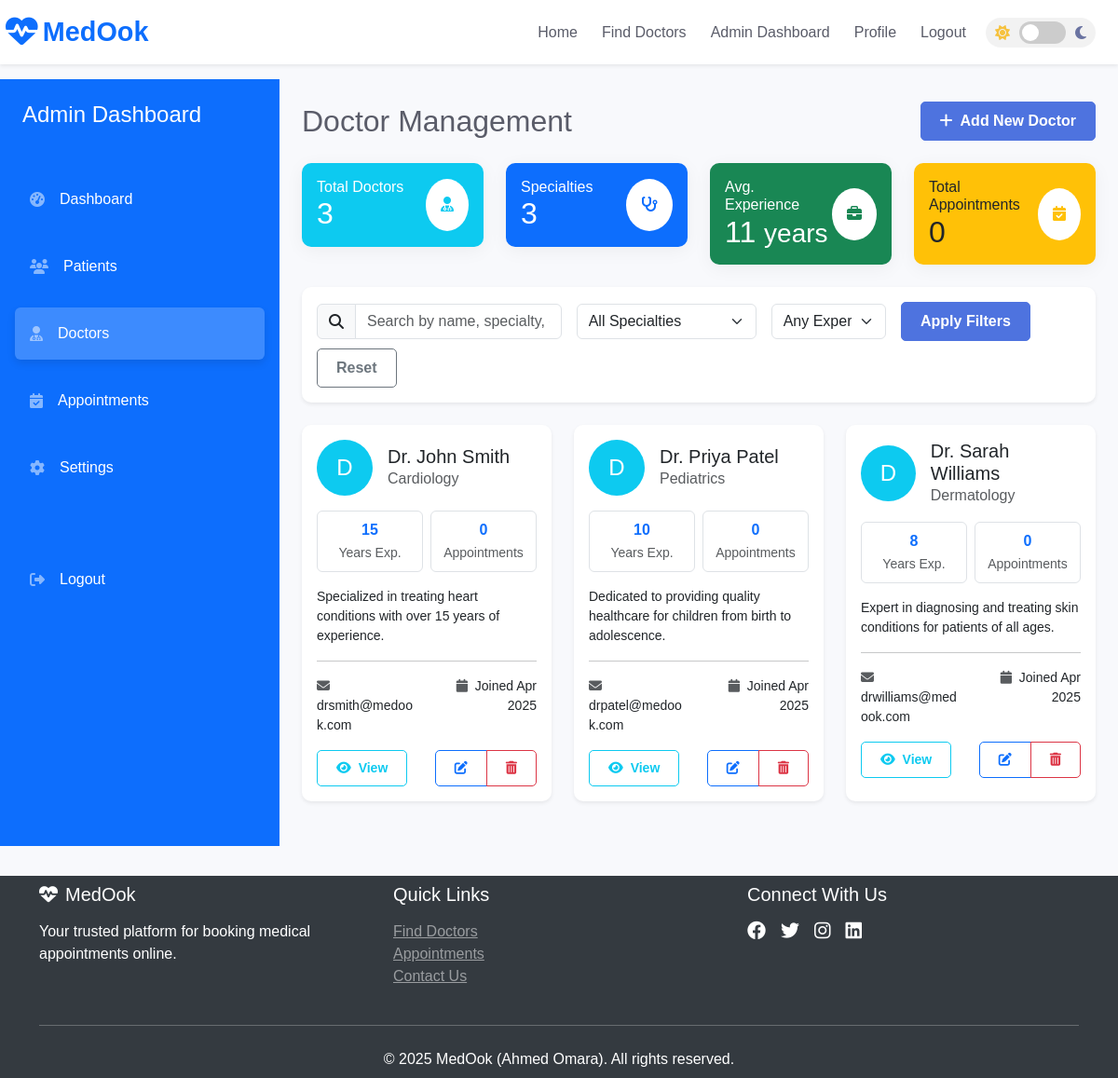
Page /pages/admin/doctors.php (signed in) on the committed database.
### tables this page shows
CREATE TABLE IF NOT EXISTS doctors (
    id INT AUTO_INCREMENT PRIMARY KEY,
    user_id INT NOT NULL,
    specialty VARCHAR(100) NOT NULL,
    bio TEXT,
    experience INT,
    profile_image VARCHAR(255),
    FOREIGN KEY (user_id) REFERENCES users(id) ON DELETE CASCADE
);

CREATE TABLE IF NOT EXISTS users (
    id INT AUTO_INCREMENT PRIMARY KEY,
    username VARCHAR(50) NOT NULL UNIQUE,
    password VARCHAR(255) NOT NULL,
    email VARCHAR(100) NOT NULL UNIQUE,
    full_name VARCHAR(100) NOT NULL,
    role ENUM('patient', 'doctor', 'admin') NOT NULL DEFAULT 'patient',
    created_at TIMESTAMP DEFAULT CURRENT_TIMESTAMP
);

### pages/admin/doctors.php (the view, shortened to what this page needs)
<?php
require_once __DIR__ . '/../../includes/header.php';
require_once __DIR__ . '/../../config/db_config.php';
$search_term = isset($_GET['search']) ? $_GET['search'] : '';
$sql = "SELECT d.*, u.full_name, u.email, u.username, u.created_at
        FROM doctors d
        JOIN users u ON d.user_id = u.id
        WHERE 1=1";
$sql .= " ORDER BY u.full_name ASC";
$stmt = $conn->prepare($sql);
$stmt->execute();
$result = $stmt->get_result();
$doctors = $result->fetch_all(MYSQLI_ASSOC);
$specialtySql = "SELECT DISTINCT specialty FROM doctors ORDER BY specialty";
$specialtyResult = $conn->query($specialtySql);
$specialties = [];
while ($row = $specialtyResult->fetch_assoc()) {
    $specialties[] = $row['specialty'];
}
$countSql = "SELECT COUNT(*) as total FROM doctors";
$countResult = $conn->query($countSql);
$doctorCount = $countResult->fetch_assoc()['total'];
$appointmentStats = [];
$statsSql = "SELECT
              d.id as doctor_id,
              COUNT(a.id) as total_appointments,
              SUM(CASE WHEN a.status = 'pending' THEN 1 ELSE 0 END) as pending,
              SUM(CASE WHEN a.status = 'confirmed' THEN 1 ELSE 0 END) as confirmed,
              SUM(CASE WHEN a.status = 'completed' THEN 1 ELSE 0 END) as completed,
              SUM(CASE WHEN a.status = 'cancelled' THEN 1 ELSE 0 END) as cancelled
            FROM doctors d
            LEFT JOIN appointments a ON d.id = a.doctor_id
            GROUP BY d.id";
$statsResult = $conn->query($statsSql);
while ($row = $statsResult->fetch_assoc()) {
    $appointmentStats[$row['doctor_id']] = $row;
}
?>
<div class="container-fluid">
    <div class="row">
        <div class="col-md-3 col-lg-3 bg-primary text-white p-0 min-vh-100">
            <div class="p-4">
                <h4 class="mb-4">Admin Dashboard</h4>
            </div>
            <div class="px-3">
                <a href="dashboard.php" class="text-decoration-none menu-link">
                    <div class="bg-primary-light p-3 rounded mb-3 d-flex align-items-center sidebar-item">
                        <i class="fas fa-tachometer-alt me-3 text-white-50"></i>
                        <span class="text-white">Dashboard</span>
                    </div>
                </a>
                <a href="users.php" class="text-decoration-none menu-link">
                    <div class="bg-primary-light p-3 rounded mb-3 d-flex align-items-center sidebar-item">
                        <i class="fas fa-users me-3 text-white-50"></i>
                        <span class="text-white">Patients</span>
                    </div>
                </a>
                <a href="doctors.php" class="text-decoration-none menu-link">
                    <div class="bg-primary-light p-3 rounded mb-3 active d-flex align-items-center sidebar-item" style="background-color: rgba(255,255,255,0.2);">
                        <i class="fas fa-user-md me-3 text-white-50"></i>
                        <span class="text-white">Doctors</span>
                    </div>
                </a>
                <a href="appointments.php" class="text-decoration-none menu-link">
                    <div class="bg-primary-light p-3 rounded mb-3 d-flex align-items-center sidebar-item">
                        <i class="fas fa-calendar-check me-3 text-white-50"></i>
                        <span class="text-white">Appointments</span>
                    </div>
                </a>
                <a href="settings.php" class="text-decoration-none menu-link">
                    <div class="bg-primary-light p-3 rounded mb-3 d-flex align-items-center sidebar-item">
                        <i class="fas fa-cog me-3 text-white-50"></i>
                        <span class="text-white">Settings</span>
                    </div>
                </a>
                <a href="../logout.php" class="text-decoration-none mt-5 d-inline-block menu-link">
                    <div class="bg-primary-light p-3 rounded mb-3 d-flex align-items-center sidebar-item sidebar-item-logout">
                        <i class="fas fa-sign-out-alt me-3 text-white-50"></i>
                        <span class="text-white">Logout</span>
                    </div>
                </a>
            </div>
        </div>
        <div class="col-md-9 col-lg-9 p-4">
            <div class="d-flex justify-content-between align-items-center mb-4">
                <h2 class="mb-0">Doctor Management</h2>
                <a href="add_user.php?role=doctor" class="btn btn-primary">
                    <i class="fas fa-plus me-2"></i>Add New Doctor
                </a>
            </div>
            <div class="row mb-4">
                <div class="col-md-3">
                    <div class="card bg-info text-white">
                        <div class="card-body py-3">
                            <div class="d-flex justify-content-between align-items-center">
                                <div>
                                    <h6 class="mb-0">Total Doctors</h6>
                                    <h2 class="mb-0"><?php echo $doctorCount; ?></h2>
                                </div>
                                <div class="rounded-circle bg-white p-3">
                                    <i class="fas fa-user-md text-info"></i>
                                </div>
                            </div>
                        </div>
                    </div>
                </div>
                <div class="col-md-3">
                    <div class="card bg-primary text-white">
                        <div class="card-body py-3">
                            <div class="d-flex justify-content-between align-items-center">
                                <div>
                                    <h6 class="mb-0">Specialties</h6>
                                    <h2 class="mb-0"><?php echo count($specialties); ?></h2>
                                </div>
                                <div class="rounded-circle bg-white p-3">
                                    <i class="fas fa-stethoscope text-primary"></i>
                                </div>
                            </div>
                        </div>
                    </div>
                </div>
                <div class="col-md-3">
                    <div class="card bg-success text-white">
                        <div class="card-body py-3">
                            <div class="d-flex justify-content-between align-items-center">
                                <div>
                                    <h6 class="mb-0">Avg. Experience</h6>
                                    <?php
                                    $totalExperience = 0;
                                    foreach ($doctors as $doctor) {
                                        $totalExperience += $doctor['experience'];
                                    }
                                    $avgExperience = $doctorCount > 0 ? round($totalExperience / $doctorCount, 1) : 0;
                                    ?>
                                    <h2 class="mb-0"><?php echo $avgExperience; ?> <small>years</small></h2>
                                </div>
                                <div class="rounded-circle bg-white p-3">
                                    <i class="fas fa-briefcase text-success"></i>
                                </div>
                            </div>
                        </div>
                    </div>
                </div>
                <div class="col-md-3">
                    <div class="card bg-warning text-dark">
                        <div class="card-body py-3">
                            <div class="d-flex justify-content-between align-items-center">
                                <div>
                                    <h6 class="mb-0">Total Appointments</h6>
                                    <?php
                                    $totalAppointments = 0;
                                    foreach ($appointmentStats as $stat) {
                                        $totalAppointments += $stat['total_appointments'];
                                    }
                                    ?>
                                    <h2 class="mb-0"><?php echo $totalAppointments; ?></h2>
                                </div>
                                <div class="rounded-circle bg-white p-3">
                                    <i class="fas fa-calendar-check text-warning"></i>
                                </div>
                            </div>
                        </div>
                    </div>
                </div>
            </div>
            <div class="card mb-4 shadow-sm">
                <div class="card-body">
                    <form action="" method="get" class="row gx-3 gy-2 align-items-center">
                        <div class="col-md-4">
                            <div class="input-group">
                                <span class="input-group-text"><i class="fas fa-search"></i></span>
                                <input type="text" class="form-control" id="search" name="search" placeholder="Search by name, specialty, email" value="<?php echo htmlspecialchars($search_term); ?>">
                            </div>
                        </div>
                        <div class="col-md-3">
                            <select class="form-select" id="specialty" name="specialty">
                                <option value="">All Specialties</option>
                            </select>
                        </div>
                        <div class="col-md-2">
                            <select class="form-select" id="experience" name="experience">
                                <option value="0">Any Experience</option>
                            </select>
                        </div>
                        <div class="col-auto">
                            <button type="submit" class="btn btn-primary">Apply Filters</button>
                        </div>
                        <div class="col-auto">
                            <a href="doctors.php" class="btn btn-outline-secondary">Reset</a>
                        </div>
                    </form>
                </div>
            </div>
            <div class="row">
                <?php if (count($doctors) > 0): ?>
                    <?php foreach ($doctors as $doctor): ?>
                        <div class="col-lg-4 col-md-6 mb-4">
                            <div class="card shadow-sm h-100">
                                <div class="card-body">
                                    <div class="d-flex align-items-center mb-3">
                                        <div class="rounded-circle bg-info text-white d-flex align-items-center justify-content-center me-3" style="width: 60px; height: 60px; font-size: 1.5rem;">
                                            <?php echo strtoupper(substr($doctor['full_name'], 0, 1)); ?>
                                        </div>
                                        <div>
                                            <h5 class="card-title mb-0"><?php echo htmlspecialchars($doctor['full_name']); ?></h5>
                                            <p class="text-muted mb-0"><?php echo htmlspecialchars($doctor['specialty']); ?></p>
                                        </div>
                                    </div>
                                    <div class="mb-3">
                                        <div class="row g-2 mb-2">
                                            <div class="col-6">
                                                <div class="border rounded p-2 text-center">
                                                    <div class="text-primary fw-bold"><?php echo $doctor['experience']; ?></div>
                                                    <small class="text-muted">Years Exp.</small>
                                                </div>
                                            </div>
                                            <div class="col-6">
                                                <div class="border rounded p-2 text-center">
                                                    <div class="text-primary fw-bold">
                                                        <?php echo isset($appointmentStats[$doctor['id']]) ? $appointmentStats[$doctor['id']]['total_appointments'] : 0; ?>
                                                    </div>
                                                    <small class="text-muted">Appointments</small>
                                                </div>
                                            </div>
                                        </div>
                                    </div>
                                    <div class="mb-3">
                                        <p class="small text-truncate-3" style="max-height: 4.5em; overflow: hidden;">
                                            <?php echo !empty($doctor['bio']) ? htmlspecialchars($doctor['bio']) : 'No biography provided.'; ?>
                                        </p>
                                    </div>
                                    <hr>
                                    <div class="row mb-2">
                                        <div class="col-6 small">
                                            <i class="fas fa-envelope text-muted me-1"></i> <?php echo htmlspecialchars($doctor['email']); ?>
                                        </div>
                                        <div class="col-6 small text-end">
                                            <i class="fas fa-calendar text-muted me-1"></i> Joined <?php echo date('M Y', strtotime($doctor['created_at'])); ?>
                                        </div>
                                    </div>
                                    <div class="d-flex justify-content-between align-items-center mt-3">
                                        <a href="view_user.php?id=<?php echo $doctor['user_id']; ?>" class="btn btn-sm btn-outline-info">
                                            <i class="fas fa-eye me-1"></i> View
                                        </a>
                                        <div class="btn-group btn-group-sm" role="group">
                                            <a href="edit_user.php?id=<?php echo $doctor['user_id']; ?>" class="btn btn-outline-primary" title="Edit">
                                                <i class="fas fa-edit"></i>
                                            </a>
                                            <a href="users.php?delete=<?php echo $doctor['user_id']; ?>" class="btn btn-outline-danger" title="Delete"
                                               onclick="return confirm('Are you sure you want to delete this doctor?');">
                                                <i class="fas fa-trash-alt"></i>
                                            </a>
                                        </div>
                                    </div>
                                </div>
                            </div>
                        </div>
                    <?php endforeach; ?>
                <?php endif; ?>
            </div>
        </div>
    </div>
</div>
<?php
require_once __DIR__ . '/../../includes/footer.php';
?>

### rows in the picture
doctors: user.full_name "D", user.full_name "Dr. John Smith", specialty "Cardiology", experience "15", total_appointments "0", bio "Specialized in treating heart conditions with over 15 years of experience.", user.email "drsmith@medook.com", user.created_at "Apr 2025"
doctors: user.full_name "D", user.full_name "Dr. Priya Patel", specialty "Pediatrics", experience "10", total_appointments "0", bio "Dedicated to providing quality healthcare for children from birth to adolescence.", user.email "drpatel@medook.com", user.created_at "Apr 2025"
doctors: user.full_name "D", user.full_name "Dr. Sarah Williams", specialty "Dermatology", experience "8", total_appointments "0", bio "Expert in diagnosing and treating skin conditions for patients of all ages.", user.email "drwilliams@medook.com", user.created_at "Apr 2025"

### other values in the picture
$doctorCount "3"
count($specialties) "3"
$avgExperience "11"
$totalAppointments "0"
